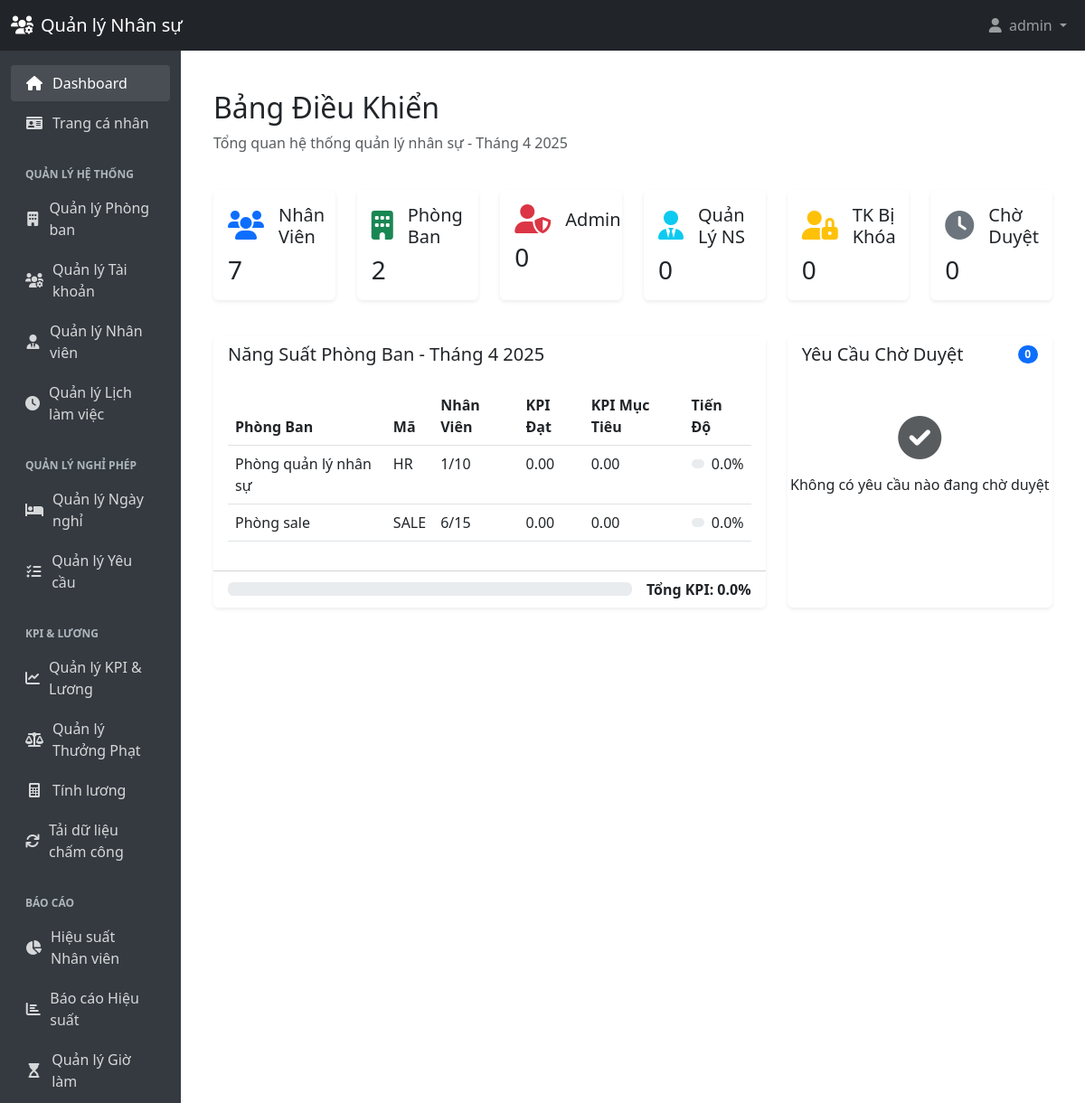
Screenshot of /pages/dashboard.php (signed in) with the database file from the repository.
### tables this page shows
CREATE TABLE `users` (
  `user_id` int(11) NOT NULL,
  `username` varchar(50) NOT NULL,
  `password` varchar(255) NOT NULL,
  `email` varchar(100) DEFAULT NULL,
  `role_id` int(11) NOT NULL,
  `created_at` timestamp NULL DEFAULT current_timestamp(),
  `is_locked` tinyint(1) DEFAULT 0
);

CREATE TABLE `departments` (
  `department_id` int(11) NOT NULL,
  `department_code` varchar(50) NOT NULL,
  `department_name` varchar(100) NOT NULL,
  `kpi_name` varchar(100) NOT NULL,
  `kpi_unit` varchar(100) NOT NULL,
  `max_employees` int(11) NOT NULL,
  `default_kpi` decimal(10,2) NOT NULL,
  `default_salary` decimal(12,2) NOT NULL,
  `created_at` timestamp NULL DEFAULT current_timestamp(),
  `updated_at` timestamp NULL DEFAULT current_timestamp() ON UPDATE current_timestamp(),
  `is_active` tinyint(1) NOT NULL DEFAULT 1
);

### pages/dashboard.php (the view, shortened to what the rows shown need)
<?php
include dirname(__DIR__) . '/partials/header.php';
$currentMonth = date('n');
$currentYear = date('Y');
function getDepartmentPerformance($pdo, $month, $year) {
    $stmt = $pdo->prepare("
        SELECT
            d.department_id,
            d.department_name,
            d.department_code,
            d.max_employees,
            COUNT(DISTINCT e.employee_id) as current_employees,
            IFNULL(SUM(emp.kpi_achieved), 0) as total_kpi_achieved,
            IFNULL(SUM(emp.individual_kpi_target), 0) as total_kpi_target
        FROM
            departments d
        LEFT JOIN
            employees e ON d.department_id = e.department_id
        LEFT JOIN
            employee_monthly_performance emp ON e.employee_id = emp.employee_id
            AND emp.month = ? AND emp.year = ?
        WHERE
            d.is_active = 1
        GROUP BY
            d.department_id
        ORDER BY
            d.department_name
    ");
    $stmt->execute([$month, $year]);
    return $stmt->fetchAll();
}
$departmentPerformance = getDepartmentPerformance($pdo, $currentMonth, $currentYear);
?>
<div class="container-fluid mt-4">
    <div class="row mb-4">
        <div class="col-12">
            <h2>Bảng Điều Khiển</h2>
        </div>
    </div>
    <div class="row mb-4">
        <div class="col-lg-8 mb-3">
            <div class="card border-0 shadow-sm">
                <div class="card-body">
                    <div class="table-responsive">
                        <table class="table table-hover">
                            <thead>
                                <tr>
                                    <th>Phòng Ban</th>
                                    <th>Mã</th>
                                    <th>Nhân Viên</th>
                                    <th>KPI Đạt</th>
                                    <th>KPI Mục Tiêu</th>
                                    <th>Tiến Độ</th>
                                </tr>
                            </thead>
                            <tbody>
                                <?php foreach ($departmentPerformance as $dept): ?>
                                    <?php
                                        $kpiPercentage = ($dept['total_kpi_target'] > 0) ?
                                            ($dept['total_kpi_achieved'] / $dept['total_kpi_target'] * 100) : 0;
                                    ?>
                                    <tr>
                                        <td><?php echo htmlspecialchars($dept['department_name']); ?></td>
                                        <td><?php echo htmlspecialchars($dept['department_code']); ?></td>
                                        <td><?php echo $dept['current_employees']; ?>/<?php echo $dept['max_employees']; ?></td>
                                        <td><?php echo number_format($dept['total_kpi_achieved'], 2); ?></td>
                                        <td><?php echo number_format($dept['total_kpi_target'], 2); ?></td>
                                        <td>
                                            <div class="d-flex align-items-center">
                                                <div class="progress flex-grow-1" style="height: 10px;">
                                                </div>
                                                <span class="ms-2"><?php echo number_format($kpiPercentage, 1); ?>%</span>
                                            </div>
                                        </td>
                                    </tr>
                                <?php endforeach; ?>
                            </tbody>
                        </table>
                    </div>
                </div>
            </div>
        </div>
    </div>
</div>
<?php include dirname(__DIR__) . '/partials/footer.php'; ?>

### partials/header.php (shortened to what the rows shown need)
<?php
require_once dirname(__DIR__) . '/config/db.php';
$currentUser = isset($_SESSION['user_id']) ? getCurrentUser() : false;
?>
<!DOCTYPE html>
<html lang="vi">
<head>
    <link href="https://cdn.jsdelivr.net/npm/bootstrap@5.3.0-alpha1/dist/css/bootstrap.min.css" rel="stylesheet">
    <link rel="stylesheet" href="https://cdnjs.cloudflare.com/ajax/libs/font-awesome/6.0.0/css/all.min.css">
</head>
<body>
    <nav class="navbar navbar-expand-lg navbar-dark bg-dark">
        <div class="container-fluid">
            <div class="collapse navbar-collapse" id="navbarNav">
                <ul class="navbar-nav ms-auto">
                    <?php if ($currentUser): ?>
                        <li class="nav-item dropdown">
                            <a class="nav-link dropdown-toggle" href="#" id="navbarDropdown" role="button"
                                data-bs-toggle="dropdown">
                                <i class="fas fa-user me-1"></i> <?php echo htmlspecialchars($currentUser['username']); ?>
                            </a>
                        </li>
                    <?php endif; ?>
                </ul>
            </div>
        </div>
    </nav>
    <div class="container-fluid">
        <div class="row">
            <?php if ($currentUser): ?>
                <main class="col-md-9 ms-sm-auto col-lg-10 px-md-4 content">
            <?php else: ?>
                <main class="col-12 content">
            <?php endif; ?>

### rows the page displays
users: username "admin"
departments: department_name "Phòng quản lý nhân sự", department_code "HR", current_employees "1", max_employees "10", total_kpi_achieved "0.00", total_kpi_target "0.00", kpiPercentage "0.0"
departments: department_name "Phòng sale", department_code "SALE", current_employees "6", max_employees "15", total_kpi_achieved "0.00", total_kpi_target "0.00", kpiPercentage "0.0"

### other values shown
$title "QUẢN LÝ HỆ THỐNG QUẢN LÝ NGHỈ PHÉP KPI & LƯƠNG BÁO CÁO"
$employeeCount "7"
$departmentCount "2"
$adminCount "0"
$hrManagerCount "0"
$lockedAccountsCount "0"
$pendingRequestsCount "0"
$overallKpiPercentage "0.0"
